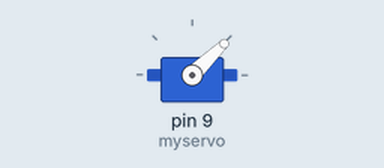
Recording of a sketch running on a simulated Arduino Uno, built with avr-gcc and run on an emulated ATmega328P. On the bench: servo.

Above: at 0.05 s.
At 4.95 s:
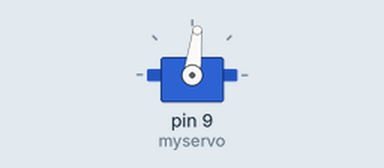
At 9.95 s:
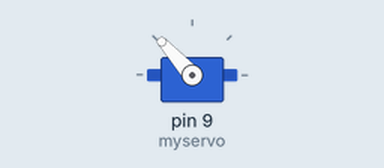
At 19.95 s:
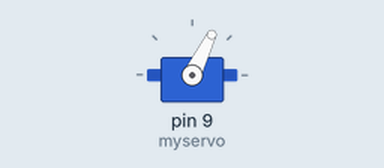
Timing chart, 0 to 28.6 s (numbered marks = the images above):
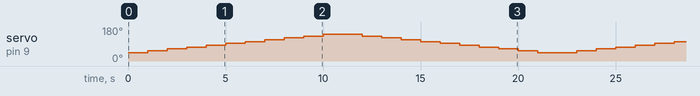

The sketch:

Arduino_Servo_Control.ino
```cpp
// sweep servo from left to right

#include <Servo.h>

Servo myservo;  // create servo object to control a servo

void setup() {
  myservo.attach(9);  // attaches the servo on pin 9 to the servo object
  myservo.writeMicroseconds(1500); // Send "stop" signal to servo
}

// use writeMicroseconds to control the speed of the servo
void loop() {
    for (int i = 1000; i <= 2000; i += 100) {
        myservo.writeMicroseconds(i);
        delay(1000);
    }
    for (int i = 2000; i >= 1000; i -= 100) {
        myservo.writeMicroseconds(i);
        delay(1000);
    }
}
```
